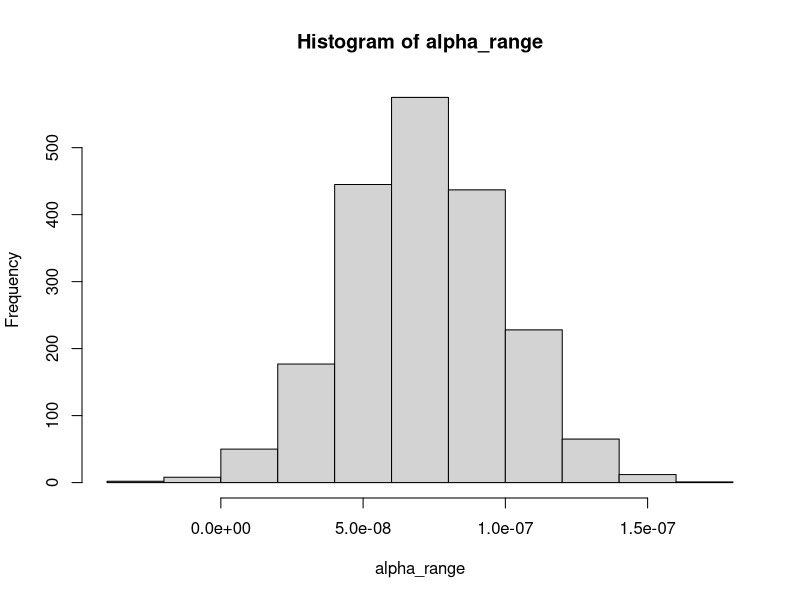
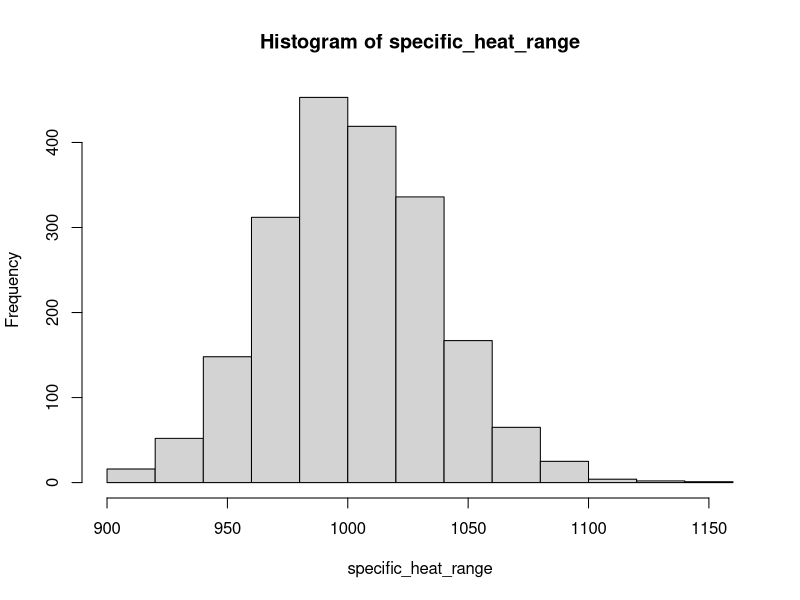
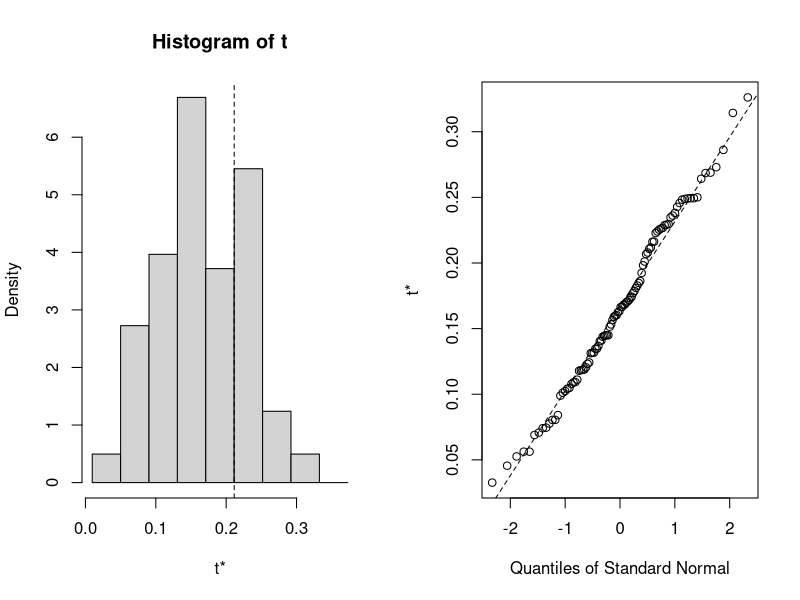
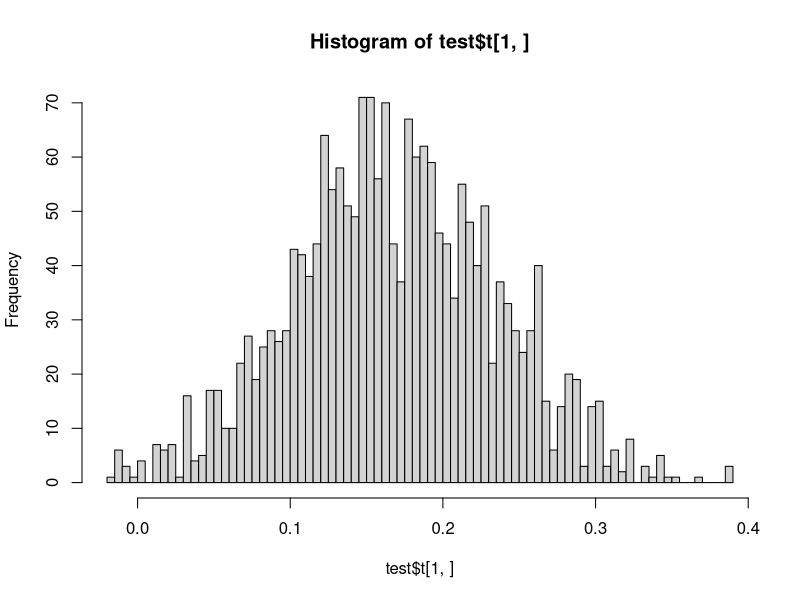
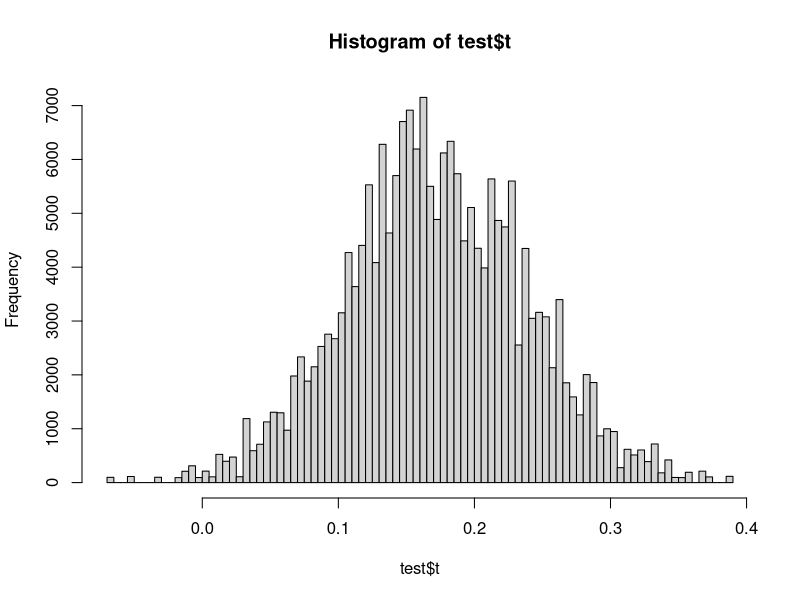

The R source for these figures, in order:
library(boot)
#select alpha values with mean and sd of previously determined values
alpha_range<-rnorm(n=2000, mean=7.13*10^-8, sd=2.73693*10^-08)
hist(alpha_range)
#select values for specific heat capacity
specific_heat_range<-rnorm(n=2000, mean=1000, sd=35)
hist(specific_heat_range)
#density 
density<-2.409*1000
#create input dataframe to bootstrap from
dat<-data.frame("alpha"=alpha_range, "Cv"=specific_heat_range*density)
str(dat)
#define function 
cond<-function(dat=dat, indices){
  dt<-dat[indices,]
  c(dt[,1]*dt[,2])
}
#bootstrap
test<-boot::boot(data = dat, statistic=cond, R=100)
?boot
plot(test)

#calculate confidence intervals
boot.ci(test,type = "basic", conf = 0.95)

#get value for k
mean(c(0.1712,0.4479)) #0.30955

hist(test$t[1,], breaks = 100)
hist(test$t, breaks=100)
tail(test$t)

t<-data.frame(test$t)
